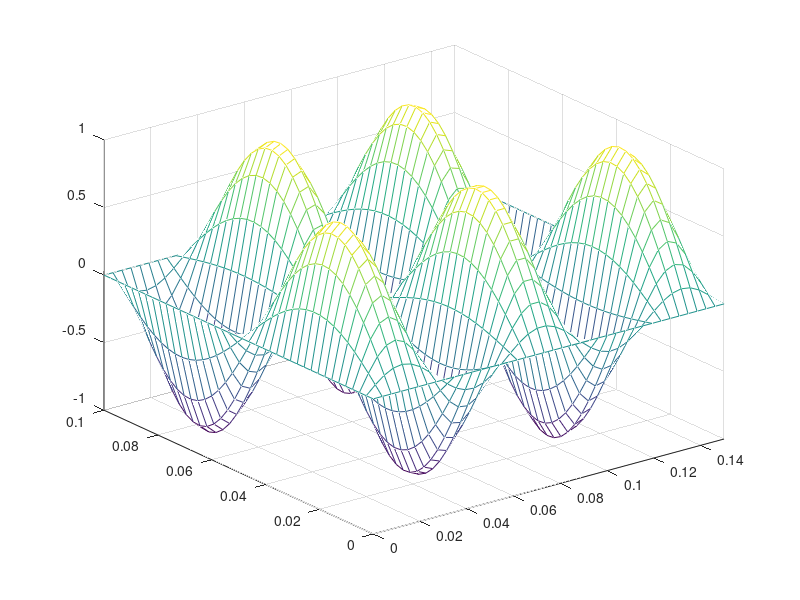
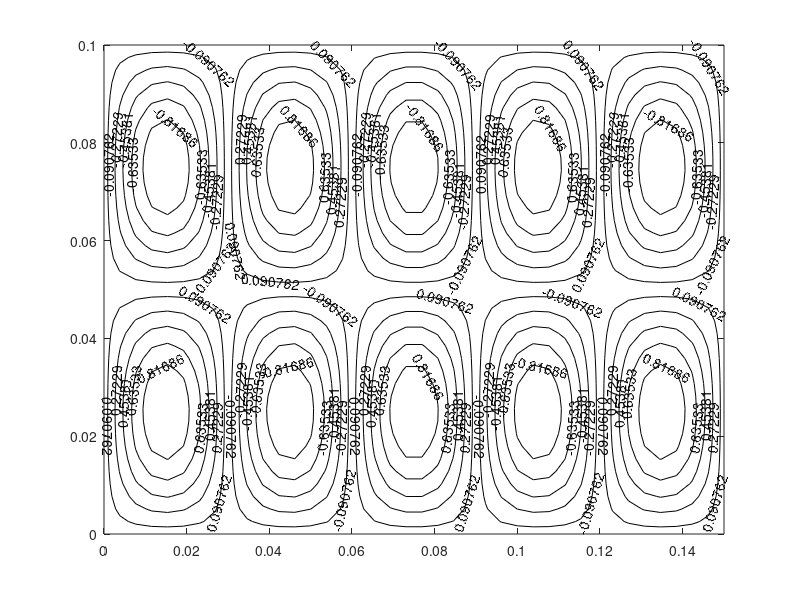

Write the MATLAB code that produced these figures, in order.
Lx=0.15;
Ly=0.1;

xrange = linspace(0,Lx,40);
yrange = linspace(0,Ly,40);
T=15;
d=0.4;
A=1;
nx=5;
ny=2;
[x,y] = meshgrid(xrange,yrange)
 z=A * sin((nx*pi*x)/Lx).*sin((ny*pi*y)/Ly)
mesh(x,y,z)
axis([0 Lx 0 Ly -A A])

figure(2)
 [C,h] = contour(x,y,z,'k');
  clabel(C,h)
  axis([0 Lx 0 Ly])
